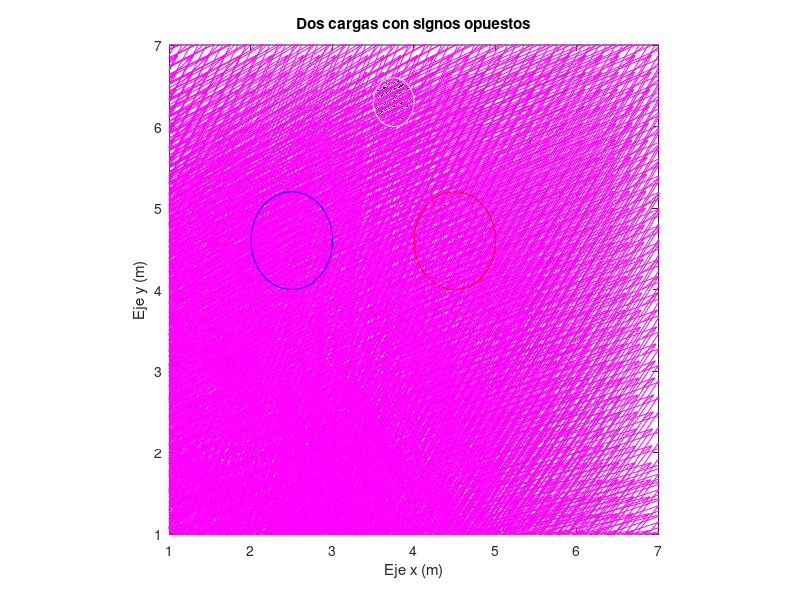

Recreate this plot in MATLAB.

%campo
[x,y] = meshgrid(0:0.2:7,0:0.2:7);
u = cos(x)+y;
v = y;

h = quiver(x,y,u,v,'color',[1 0 1]);
set(h,'MaxHeadSize',1e5,'AutoScaleFactor',1.6);

hold on

%carga positiva
rectangle('Position',[2 4 1 1.2],'Curvature',[1,1],'FaceColor','b','EdgeColor',[0 0 1]);
%carga negativa
rectangle('Position',[4 4 1 1.2],'Curvature',[1,1],'FaceColor','r','EdgeColor',[1 0 0]);

%punto a evaluar
rectangle('Position',[3.5 6 0.5 0.6],'Curvature',[1,1],'FaceColor','k','EdgeColor',[1 1 1]);


hold off
axis([1 7 1 7])
axis square %define la proporcion cuadrada
title('Dos cargas con signos opuestos');
xlabel('Eje x (m)');
ylabel('Eje y (m)');